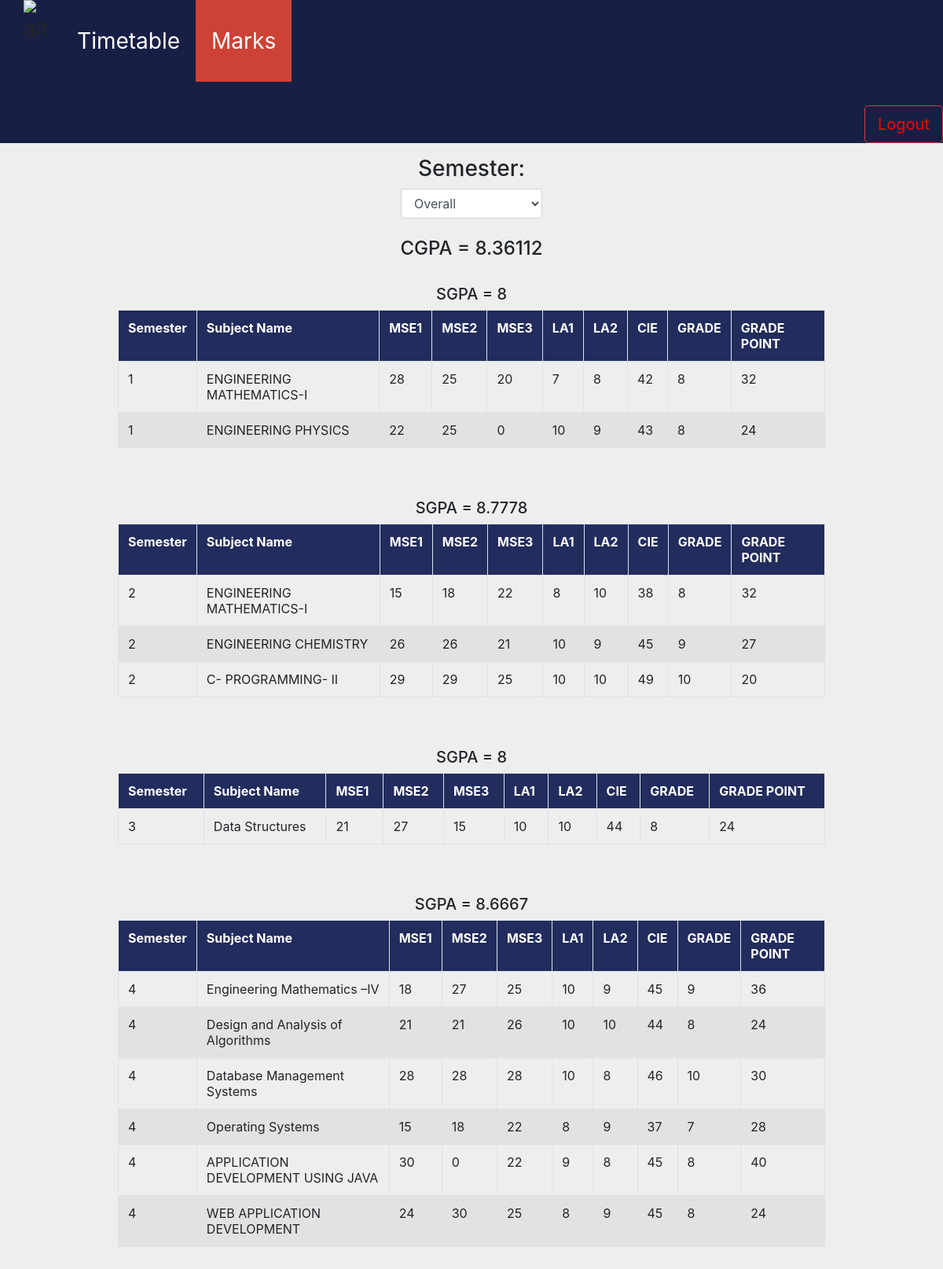
Screenshot of /SMarksDD.php (signed in) with the database file from the repository.
### tables this page shows
CREATE TABLE `marks` (
  `USN` varchar(10) NOT NULL,
  `Sem` int(11) NOT NULL,
  `SubID` varchar(10) NOT NULL,
  `credit` int(11) NOT NULL,
  `Subname` text NOT NULL,
  `MSE1` int(11) DEFAULT 0,
  `MSE2` int(11) DEFAULT 0,
  `MSE3` int(11) DEFAULT 0,
  `LA1` int(11) DEFAULT 0,
  `LA2` int(11) DEFAULT 0,
  `CIE` int(11) NOT NULL DEFAULT 0,
  `SEE_Grade` int(11) DEFAULT 0,
  `Gradept` int(11) NOT NULL DEFAULT 0,
  `traverse` int(11) DEFAULT NULL
);

### marks.php (the view, shortened to what this page needs)
<?php include 'links.php'?>
<?php include 'connection.php'?>
<?php include 'calcmarks.php'?>
<html>
<head>
</head>
<body style="background-color:#EEEEEE">
 <div align="center">
<?php
$semval = $_POST['sem'];
if(is_null($semval)){
    $semval = -1;
}
$query= mysqli_query($con,"SELECT MAX(Sem) as maxsem, MIN(Sem) as minsem FROM marks WHERE USN= '".$_SESSION['usn']."'");
if(mysqli_num_rows($query)==1){
    while($row0 = $query->fetch_assoc()){
        $minsem = $row0['minsem'];
    }
}
$cgpa = mysqli_query($con,"SELECT CGPA FROM gpa WHERE USN = '".$_SESSION['usn']."' AND Sem = ".$maxsem." limit 1");
        if( mysqli_num_rows($cgpa) > 0){
            while($rows = $cgpa->fetch_assoc()){
            echo "<br><h4>CGPA = ".$rows['CGPA']."</h4>";
        }
        }
if($semval== -1){
    $semval = $minsem;
    while($semval <= $_SESSION['maxsem']){
        $sgpa = mysqli_query($con,"SELECT SGPA FROM gpa WHERE Sem = ".$semval." AND USN = '".$_SESSION['usn']."' limit 1");
        if( mysqli_num_rows($sgpa) > 0){
            while($rows = $sgpa->fetch_assoc()){
            echo "<h5><br>SGPA = ".$rows['SGPA']."</h5>";
        }
        }
        $marksval1 = "SELECT * FROM marks WHERE Sem = ".$semval." AND USN = '".$_SESSION['usn']."'";
        $result1= mysqli_query($con,$marksval1);
        if( mysqli_num_rows($result1) > 0){
            echo " <table class= 'table table-striped table-bordered' style= 'max-width: 75%'>"
            . "<tr>"
                    . "<th> Semester </th>"
                    . "<th> Subject Name </th>"
                    . "<th> MSE1</th>"
                    . "<th> MSE2</th>"
                    . "<th> MSE3</th>"
                    . "<th> LA1</th>"
                    . "<th> LA2</th>"
                    . "<th> CIE</th>"
                    . "<th> GRADE</th>"
                    . "<th> GRADE POINT</th>"
            . "</tr>"
            . "</thead>"        ;
            while($row = $result1->fetch_assoc()){
            echo "<tr><td>".$row['Sem']."</td><td>".$row['Subname']."</td><td>".$row['MSE1']."</td><td>".$row['MSE2']."</td><td>".$row['MSE3']."</td><td>".$row['LA1']."</td><td>".$row['LA2']."</td><td>".$row['CIE']."</td><td>".$row['SEE_Grade']."</td><td>".$row['Gradept']."</td></tr>";
        }
            echo "</table>"
        . "<br>";
    }
    $semval++;
    }
}
?>
    </div>
</body>
</html>

### SMarksDD.php (style rules this page uses)
body { font-size: 28px; background-color:#f5f5f5; }

### calcmarks.php (style rules this page uses)
table, th, td { border: 1px solid black; }

### marks.php (style rules this page uses)
th { background-color: #222c5d; color: white; }
table, th, td { border: 1px solid black; }

### rows the page displays
marks: Sem "1", Subname "ENGINEERING MATHEMATICS-I", MSE1 "28", MSE2 "25", MSE3 "20", LA1 "7", LA2 "8", CIE "42", SEE_Grade "8", Gradept "32"
marks: Sem "1", Subname "ENGINEERING PHYSICS", MSE1 "22", MSE2 "25", MSE3 "0", LA1 "10", LA2 "9", CIE "43", SEE_Grade "8", Gradept "24"
marks: Sem "2", Subname "ENGINEERING MATHEMATICS-I", MSE1 "15", MSE2 "18", MSE3 "22", LA1 "8", LA2 "10", CIE "38", SEE_Grade "8", Gradept "32"
marks: Sem "2", Subname "ENGINEERING CHEMISTRY", MSE1 "26", MSE2 "26", MSE3 "21", LA1 "10", LA2 "9", CIE "45", SEE_Grade "9", Gradept "27"
marks: Sem "2", Subname "C- PROGRAMMING- II", MSE1 "29", MSE2 "29", MSE3 "25", LA1 "10", LA2 "10", CIE "49", SEE_Grade "10", Gradept "20"
marks: Sem "3", Subname "Data Structures", MSE1 "21", MSE2 "27", MSE3 "15", LA1 "10", LA2 "10", CIE "44", SEE_Grade "8", Gradept "24"
marks: Sem "4", Subname "Engineering Mathematics –IV", MSE1 "18", MSE2 "27", MSE3 "25", LA1 "10", LA2 "9", CIE "45", SEE_Grade "9", Gradept "36"
marks: Sem "4", Subname "Design and Analysis of Algorithms", MSE1 "21", MSE2 "21", MSE3 "26", LA1 "10", LA2 "10", CIE "44", SEE_Grade "8", Gradept "24"
marks: Sem "4", Subname "Database Management Systems", MSE1 "28", MSE2 "28", MSE3 "28", LA1 "10", LA2 "8", CIE "46", SEE_Grade "10", Gradept "30"
marks: Sem "4", Subname "Operating Systems", MSE1 "15", MSE2 "18", MSE3 "22", LA1 "8", LA2 "9", CIE "37", SEE_Grade "7", Gradept "28"
marks: Sem "4", Subname "APPLICATION DEVELOPMENT USING JAVA", MSE1 "30", MSE2 "0", MSE3 "22", LA1 "9", LA2 "8", CIE "45", SEE_Grade "8", Gradept "40"
marks: Sem "4", Subname "WEB APPLICATION DEVELOPMENT", MSE1 "24", MSE2 "30", MSE3 "25", LA1 "8", LA2 "9", CIE "45", SEE_Grade "8", Gradept "24"

### other values shown
$rows['CGPA'] "8.36112"
$rows['SGPA'] "8"
$rows['SGPA'] "8.7778"
$rows['SGPA'] "8.6667"
